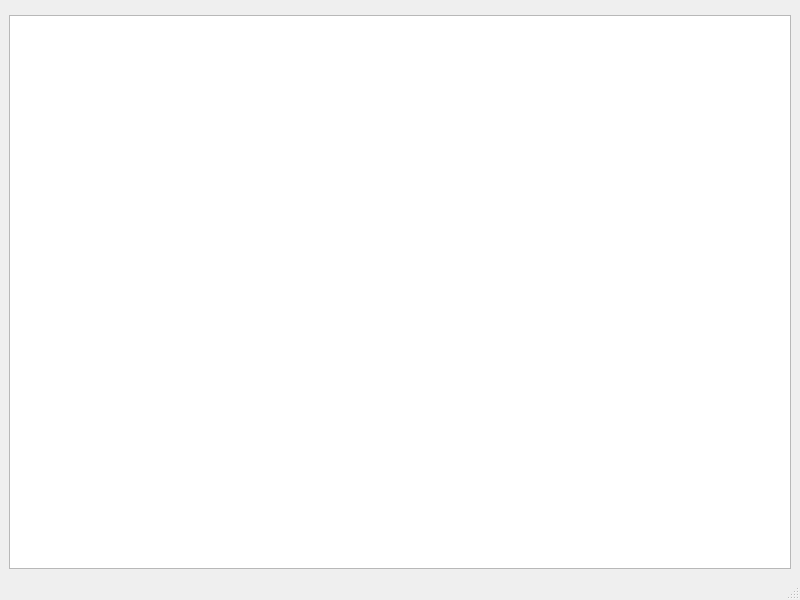
<?xml version="1.0" encoding="UTF-8"?>
<ui version="4.0">
 <class>MainWindow</class>
 <widget class="QMainWindow" name="MainWindow">
  <property name="geometry">
   <rect>
    <x>0</x>
    <y>0</y>
    <width>800</width>
    <height>600</height>
   </rect>
  </property>
  <property name="windowTitle">
   <string>MainWindow</string>
  </property>
  <widget class="QWidget" name="centralwidget">
   <layout class="QVBoxLayout" name="verticalLayout">
    <item>
     <widget class="CustomSettingTreeWidget" name="mSettingsWidget" native="true"/>
    </item>
    <item>
     <widget class="QTreeView" name="mTreeView"/>
    </item>
   </layout>
  </widget>
  <widget class="QMenuBar" name="menubar">
   <property name="geometry">
    <rect>
     <x>0</x>
     <y>0</y>
     <width>800</width>
     <height>20</height>
    </rect>
   </property>
  </widget>
  <widget class="QStatusBar" name="statusbar"/>
 </widget>
 <customwidgets>
  <customwidget>
   <class>CustomSettingTreeWidget</class>
   <extends>QWidget</extends>
   <header>custom_setting_tree_widget.h</header>
   <container>1</container>
  </customwidget>
 </customwidgets>
 <resources/>
 <connections/>
</ui>
